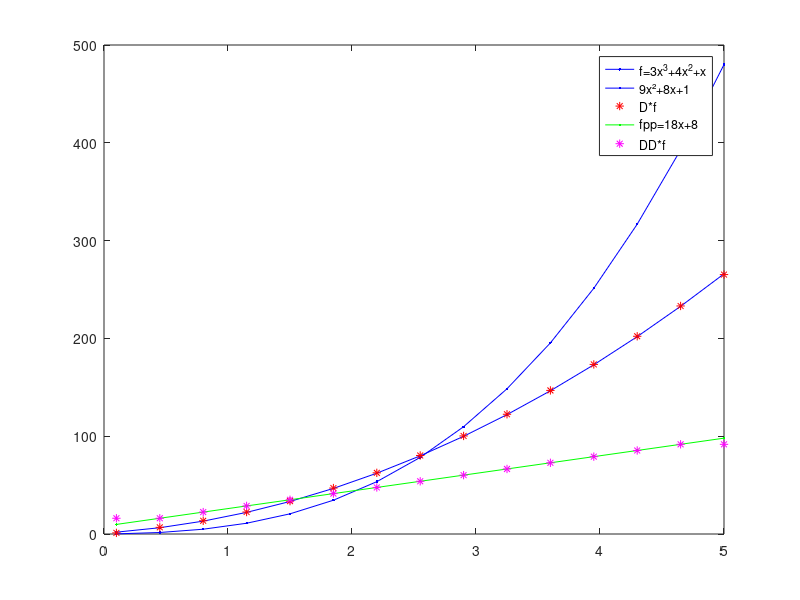
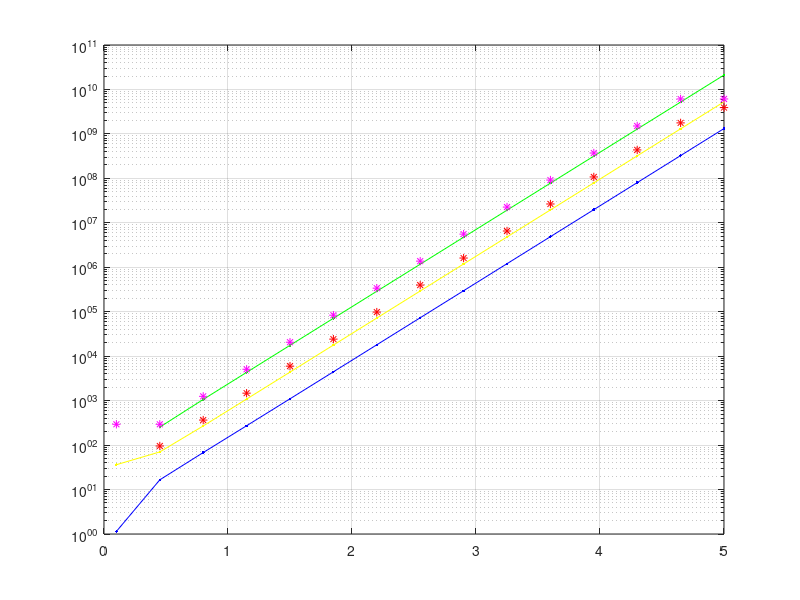

Write the MATLAB code that produced these figures, in order.
%{
# Presentation of the differentiation matrix
If you want to know more about  differentiation matrix, please go to [./sandbox/easystab/diffmat.m](./sandbox/easystab/diffmat.m)
#
In this program we test other function to see the performence of differentiation matrix
%}

clear all; clf

% parameters
L=5; % domain length
N=15; % number of points
% the grid
x=linspace(0.1,L,N)';
h=x(2)-x(1); % the grid size

% first derivative
D=zeros(N,N);
D(1,1:3)=[-3/2, 2, -1/2]/h;
for ind=2:N-1
    D(ind,ind-1:ind+1)=[-1/2, 0, 1/2]/h;
end
D(end,end-2:end)=[1/2, -2, 3/2]/h;

% second derivative
DD=zeros(N,N);
DD(1,1:3)=[1, -2, 1]/h^2;
for ind=2:N-1
    DD(ind,ind-1:ind+1)=[1, -2, 1]/h^2;
end
DD(end,end-2:end)=[1, -2, 1]/h^2;



%{
![Comparison of the numerical and exact derivative for the first and second derivative of a polynomial function](diffmat_otherfunction.jpg)

Now that the differentiation matrices are built and stored in D and DD, we
can test them for a polynomial function.
%}

% test of the derivatives
f=3*x.^(3)+4*x.^(2)+x;
fp=9*x.^(2)+8*x+1;
fpp=18*x+8;
plot(x,f,'b.-',x,fp,'b.-',x,D*f,'r*',x,fpp,'g.-',x,DD*f,'m*');
legend('f=3x^3+4x^2+x','9x²+8x+1','D*f','fpp=18x+8','DD*f')
print('-djpeg','diffmat_otherfunction.jpg'); % save the figure

% second test of the derivatives
f1=exp(4*x+1)+log(2*x.^(2))+1;
f1p=4*exp(4*x+1)+2./(x);
f1pp=16*exp(4*x+1)-2./(x.^(2));

figure(2)
semilogy(x,f1,'b.-',x,f1p,'y.-',x,D*f1,'r*',x,f1pp,'g.-',x,DD*f1,'m*');
grid on;
print('-djpeg','diffmat_otherfunction2.jpg'); % save the figure
legend('f1=exp(4*x+1)+log(2*x.^(2))+1','f1p=4*exp(4*x+1)+2./(x)','D*f1','fpp=16*exp(4*x+1)-2./(x.^(2))','DD*f1')

%{
![Comparison of the numerical and exact derivative for the first and second derivative of a exponential function](diffmat_otherfunction2.jpg)


%}